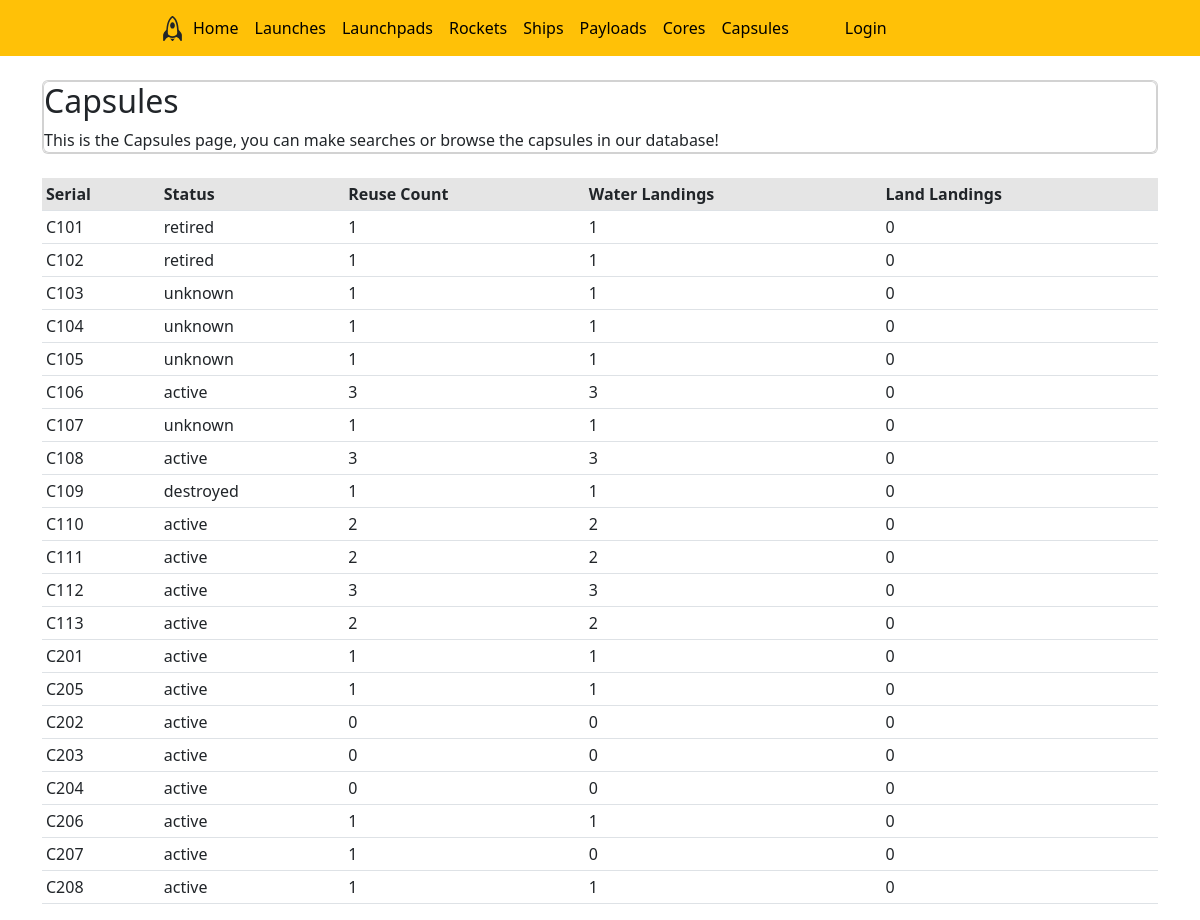
The app's page /capsules with its own data.
### tables this page shows
CREATE TABLE capsules (capsule_id TEXT PRIMARY KEY, serial TEXT, status TEXT, reuse_count INTEGER, water_landings INTEGER, land_landings INTEGER);

### website/views.py (the view)
@views.route('/capsules', methods=['GET', 'POST'])
def capsules():
    capsule_data = database.get_capsules()
    return render_template("capsules.html", capsules=capsule_data)

### website/database.py (called while the page is built)
def get_capsules():
    with sqlite3.connect(db_location) as con:
        con.row_factory = sqlite3.Row
        cur = con.cursor()
        return cur.execute(
            "SELECT * FROM capsules"
            ).fetchall()

### website/templates/capsules.html (shortened to what this page needs)
{% extends "base.html" %}
{% block content %}
<br/>
<div class = "card">
    <div class = "card body">
        <h2 class = "card-title"> Capsules </h2>
        <div class = "card-text" >
            This is the Capsules page, you can make searches or browse the capsules in our database!
        </div>
    </div>
</div>
<br/>
<table class = "table table-hover table-sm">
    <thead>
        <tr class = "table-active">
            <th>Serial</th>
            <th>Status</th>
            <th>Reuse Count</th>
            <th>Water Landings</th>
            <th>Land Landings</th>
        </tr>
    </thead>
    <tbody>
        {% for capsule in capsules %}
    <tr class>
        <td>
            {{"-" if capsule["serial"] == None else capsule["serial"]}}
        </td>
        <td>
            {{"-" if capsule["status"] == None else capsule["status"]}}
        </td>
        <td>
            {{capsule["reuse_count"]}}
        </td>
        <td>
            {{capsule["water_landings"]}}
        </td>
        <td>
            {{capsule["land_landings"]}}
        </td>
    </tr>
    {% endfor %}
</table>
{% endblock %}

### records on screen
capsules: serial "C101", status "retired", reuse_count "1", water_landings "1", land_landings "0"
capsules: serial "C102", status "retired", reuse_count "1", water_landings "1", land_landings "0"
capsules: serial "C103", status "unknown", reuse_count "1", water_landings "1", land_landings "0"
capsules: serial "C104", status "unknown", reuse_count "1", water_landings "1", land_landings "0"
capsules: serial "C105", status "unknown", reuse_count "1", water_landings "1", land_landings "0"
capsules: serial "C106", status "active", reuse_count "3", water_landings "3", land_landings "0"
capsules: serial "C107", status "unknown", reuse_count "1", water_landings "1", land_landings "0"
capsules: serial "C108", status "active", reuse_count "3", water_landings "3", land_landings "0"
capsules: serial "C109", status "destroyed", reuse_count "1", water_landings "1", land_landings "0"
capsules: serial "C110", status "active", reuse_count "2", water_landings "2", land_landings "0"
capsules: serial "C111", status "active", reuse_count "2", water_landings "2", land_landings "0"
capsules: serial "C112", status "active", reuse_count "3", water_landings "3", land_landings "0"
capsules: serial "C113", status "active", reuse_count "2", water_landings "2", land_landings "0"
capsules: serial "C201", status "active", reuse_count "1", water_landings "1", land_landings "0"
capsules: serial "C205", status "active", reuse_count "1", water_landings "1", land_landings "0"
capsules: serial "C202", status "active", reuse_count "0", water_landings "0", land_landings "0"
capsules: serial "C203", status "active", reuse_count "0", water_landings "0", land_landings "0"
capsules: serial "C204", status "active", reuse_count "0", water_landings "0", land_landings "0"
capsules: serial "C206", status "active", reuse_count "1", water_landings "1", land_landings "0"
capsules: serial "C207", status "active", reuse_count "1", water_landings "0", land_landings "0"
capsules: serial "C208", status "active", reuse_count "1", water_landings "1", land_landings "0"
